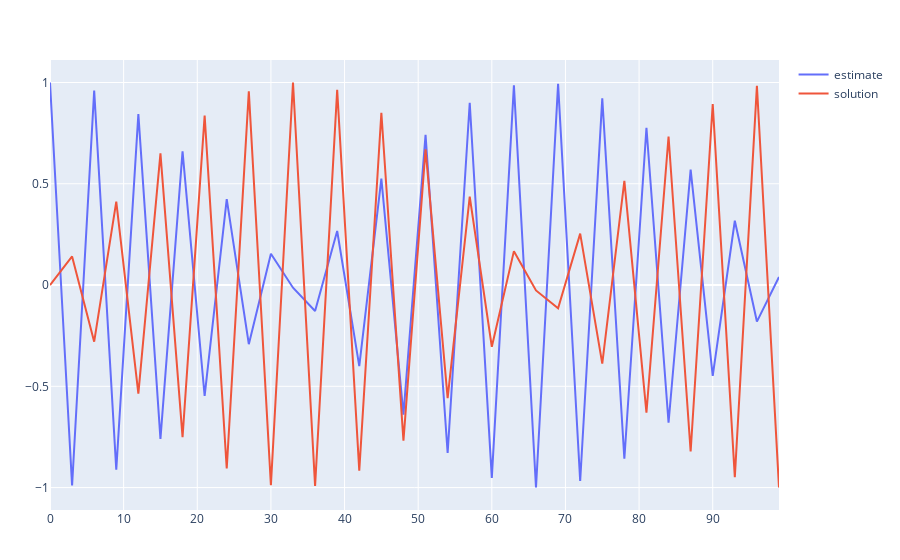

The code cell stored with this chart in its notebook:
### Code cell
estimate = scatter(x=t, y=x, mode="lines",name="estimate")
solution = scatter(x=t, y=x_sol, mode="lines",name="solution")
plot([estimate, solution])

### Figure 1 — Plotly figure (JSON) as saved in the notebook; plotly's stock layout.template omitted (floating-point values rounded to 4 significant figures)
{"data": [{"mode": "lines", "name": "estimate", "type": "scatter", "x": [0, 3, 6, 9, 12, 15, 18, 21, 24, 27, 30, 33, 36, 39, 42, 45, 48, 51, 54, 57, 60, 63, 66, 69, 72, 75, 78, 81, 84, 87, 90, 93, 96, 99], "y": [1, -0.99, 0.9602, -0.9111, 0.8439, -0.7597, 0.6603, -0.5477, 0.4242, -0.2921, 0.1543, -0.01328, -0.128, 0.2666, -0.4, 0.5253, -0.6401, 0.7422, -0.8293, 0.8999, -0.9524, 0.9859, -0.9996, 0.9934, -0.9673, 0.9218, -0.8578, 0.7767, -0.68, 0.5698, -0.4481, 0.3174, -0.1804, 0.03982]}, {"mode": "lines", "name": "solution", "type": "scatter", "x": [0, 3, 6, 9, 12, 15, 18, 21, 24, 27, 30, 33, 36, 39, 42, 45, 48, 51, 54, 57, 60, 63, 66, 69, 72, 75, 78, 81, 84, 87, 90, 93, 96, 99], "y": [0, 0.1411, -0.2794, 0.4121, -0.5366, 0.6503, -0.751, 0.8367, -0.9056, 0.9564, -0.988, 0.9999, -0.9918, 0.9638, -0.9165, 0.8509, -0.7683, 0.6702, -0.5588, 0.4362, -0.3048, 0.1674, -0.02655, -0.1148, 0.2538, -0.3878, 0.514, -0.6299, 0.7332, -0.8218, 0.894, -0.9483, 0.9836, -0.9992]}], "layout": {"margin": {"b": 50, "l": 50, "r": 50, "t": 60}}}
